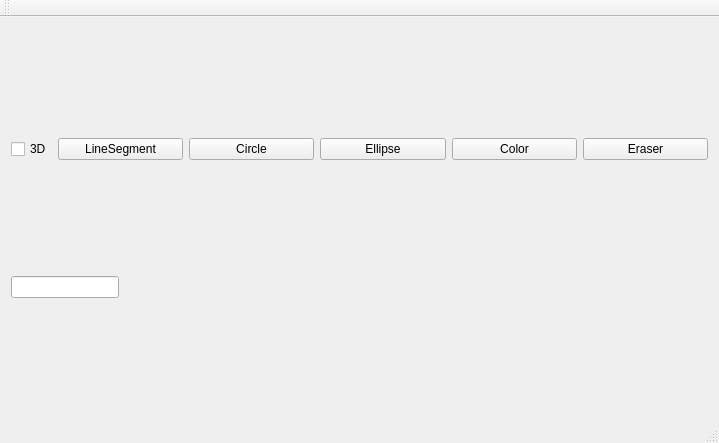
<?xml version="1.0" encoding="UTF-8"?>
<ui version="4.0">
 <class>MainWindow</class>
 <widget class="QMainWindow" name="MainWindow">
  <property name="geometry">
   <rect>
    <x>0</x>
    <y>0</y>
    <width>719</width>
    <height>443</height>
   </rect>
  </property>
  <property name="sizePolicy">
   <sizepolicy hsizetype="Preferred" vsizetype="Preferred">
    <horstretch>0</horstretch>
    <verstretch>0</verstretch>
   </sizepolicy>
  </property>
  <property name="sizeIncrement">
   <size>
    <width>0</width>
    <height>0</height>
   </size>
  </property>
  <property name="windowTitle">
   <string>MainWindow</string>
  </property>
  <widget class="QWidget" name="centralWidget">
   <layout class="QGridLayout" name="gridLayout" rowstretch="0,1,0" columnstretch="0,0">
    <item row="1" column="1">
     <layout class="QVBoxLayout" name="Canvas"/>
    </item>
    <item row="0" column="1">
     <layout class="QHBoxLayout" name="horizontalLayout_3" stretch="1,10,10,10,10,10">
      <item>
       <widget class="QCheckBox" name="PaintModeCheckBox">
        <property name="text">
         <string>3D</string>
        </property>
       </widget>
      </item>
      <item>
       <widget class="QPushButton" name="LineSegmentButton">
        <property name="text">
         <string>LineSegment</string>
        </property>
       </widget>
      </item>
      <item>
       <widget class="QPushButton" name="CircleButton">
        <property name="text">
         <string>Circle</string>
        </property>
       </widget>
      </item>
      <item>
       <widget class="QPushButton" name="EllipseButton">
        <property name="text">
         <string>Ellipse</string>
        </property>
       </widget>
      </item>
      <item>
       <widget class="QPushButton" name="ColorButton">
        <property name="text">
         <string>Color</string>
        </property>
       </widget>
      </item>
      <item>
       <widget class="QPushButton" name="EraserButton">
        <property name="text">
         <string>Eraser</string>
        </property>
       </widget>
      </item>
     </layout>
    </item>
    <item row="2" column="1">
     <widget class="QLineEdit" name="ModeLine">
      <property name="sizePolicy">
       <sizepolicy hsizetype="Fixed" vsizetype="Fixed">
        <horstretch>0</horstretch>
        <verstretch>0</verstretch>
       </sizepolicy>
      </property>
     </widget>
    </item>
   </layout>
  </widget>
  <widget class="QToolBar" name="mainToolBar">
   <attribute name="toolBarArea">
    <enum>TopToolBarArea</enum>
   </attribute>
   <attribute name="toolBarBreak">
    <bool>false</bool>
   </attribute>
  </widget>
  <widget class="QStatusBar" name="statusBar"/>
  <widget class="QMenuBar" name="menuBar">
   <property name="geometry">
    <rect>
     <x>0</x>
     <y>0</y>
     <width>719</width>
     <height>23</height>
    </rect>
   </property>
  </widget>
 </widget>
 <layoutdefault spacing="6" margin="11"/>
 <resources/>
 <connections/>
</ui>
